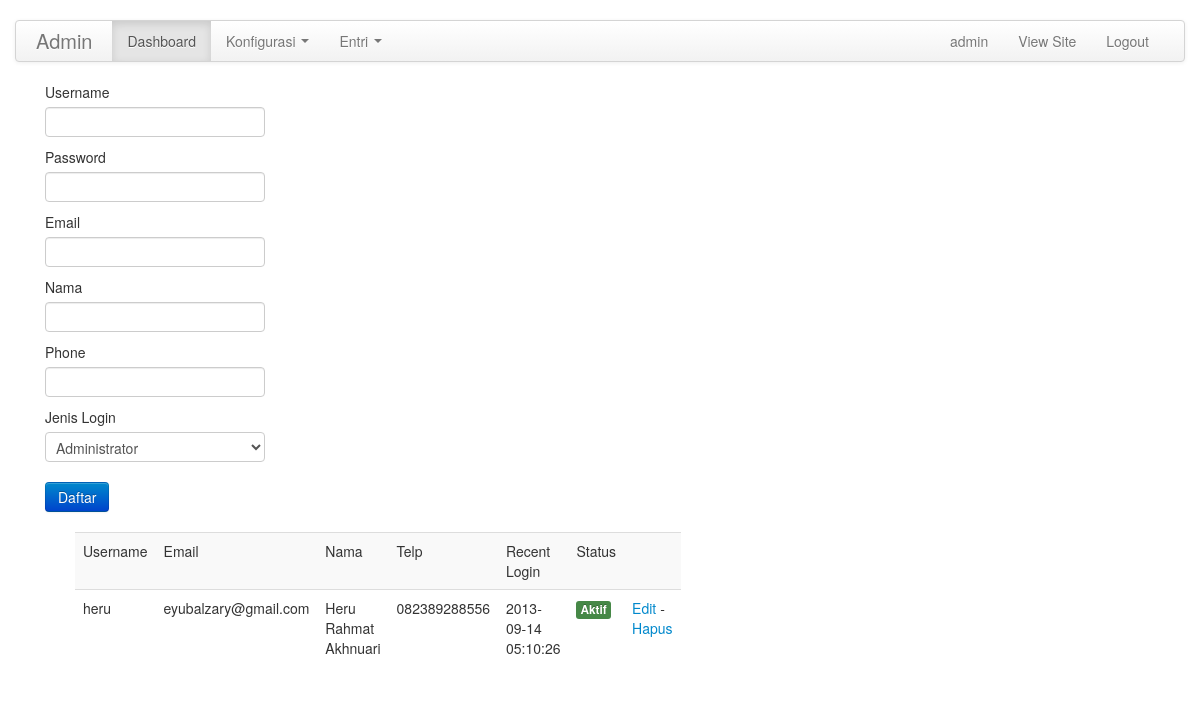
The app's page /admin/index.php?p=usermanager (signed in) with its own data.
### tables this page shows
CREATE TABLE IF NOT EXISTS `userlogin` (
  `id_user` int(10) NOT NULL AUTO_INCREMENT,
  `id_cat_user` varchar(10) NOT NULL,
  `username` varchar(40) NOT NULL,
  `password` varchar(90) NOT NULL,
  `nama` varchar(90) NOT NULL,
  `public_name` varchar(30) NOT NULL,
  `alamat` varchar(200) NOT NULL,
  `telepon` varchar(16) NOT NULL,
  `jenis_kelamin` varchar(10) NOT NULL,
  `email` varchar(90) NOT NULL,
  `website` varchar(90) NOT NULL,
  `avatar` longtext NOT NULL,
  `banned` varchar(5) NOT NULL,
  `last_login` datetime NOT NULL,
  PRIMARY KEY (`id_user`)
);

### admin/pages/usermanager.php (the view, shortened to what this page needs)
<form name="form1" method="post" action="?p=usermanager&act=useradd1">
  <label>Username</label>
      <input type="text" name="username" id="username">
      <label>Password</label>
      <input type="password" name="password" id="password">
      <label>Email</label>
      <input type="text" name="email" id="email">
      <label>Nama</label>
      <input type="text" name="name" id="name">
      <label>Phone</label>
      <input type="text" name="phone" id="phone">
      <label>Jenis Login</label>
      <input type="submit" class="btn btn-primary" name="button" id="button" value="Daftar">
</form>
<span class="span4">
<table width="100%" border="0" cellspacing="0" cellpadding="0" class="table table-striped">
  <tr>
    <td>Username</td>
    <td>Email</td>
    <td>Nama</td>
    <td>Telp</td>
    <td>Recent Login</td>
    <td>Status</td>
    <td>&nbsp;</td>
  </tr>
  <?php
  $rw=mysql_query("SELECT userlogin.id_user, user_cat.nm_cat_user, userlogin.username, userlogin.password, userlogin.email, userlogin.nama, userlogin.telepon, userlogin.last_login, userlogin.banned
FROM userlogin INNER JOIN user_cat ON userlogin.id_cat_user = user_cat.id_cat_user where userlogin.username!='admin'") or die(mysql_error());
  while($s=mysql_fetch_array($rw))
  {
  ?>
  <tr>
    <td><?php echo $s['username']; ?></td>
    <td><?php echo $s['email']; ?></td>
     <td><?php echo $s['nama']; ?></td>
    <td><?php echo $s['telepon']; ?></td>
     <td><?php echo $s['last_login']; ?></td>
    <td><?php
	$st=$s['banned'];
	if($st=="0")
	{
		echo '<span class="label label-success">Aktif</span>';
	}elseif($st=="1")
	{
		echo '<span class="label">Non Aktif</span>';
	}
	?></td>
    <td><a href="?p=user-edit&id=<?php echo sha1($s['username']); ?>">Edit</a> - <a href="?p=usermanager&del=1&id=<?php echo sha1($s['username']); ?>">Hapus</a></td>
  </tr>
  <?php
  }
  ?>
</table>
</span>

### admin/css/site.css (style rules this page uses)
body { padding-top:20px; padding-bottom:20px; }

### records on screen
userlogin: username "heru", email "eyubalzary@gmail.com", nama "Heru Rahmat Akhnuari", telepon "082389288556", last_login "2013-09-14 05:10:26", banned "Aktif"

### other values on screen
$_SESSION['user'] "admin"
form field jenis "Administrator"
